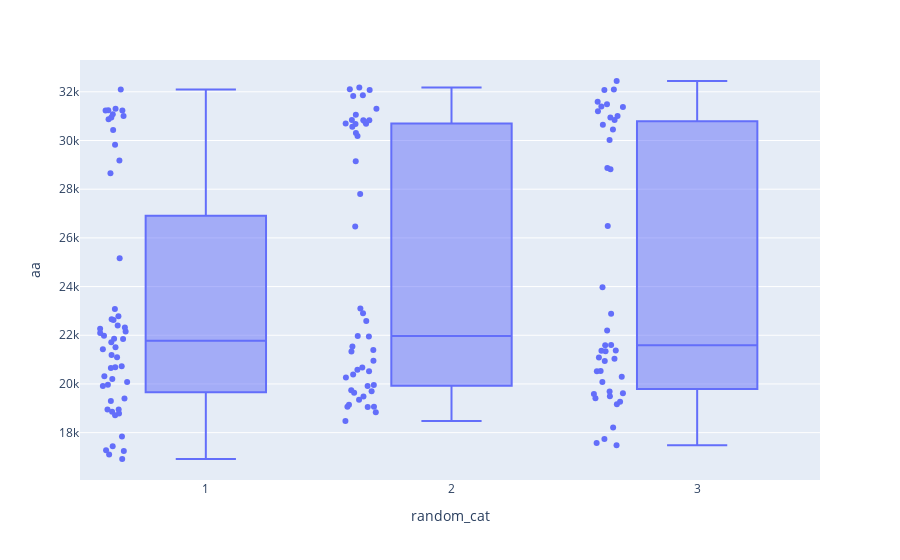

The notebook cell saved with this chart:
### Markdown cell above
# boxplot

### Code cell
fig = px.box(nifty_data, x="random_cat", y="aa", points="all")
fig.show()

### Figure 1 — Plotly figure (JSON) as saved in the notebook; plotly's stock layout.template omitted (floating-point values rounded to 4 significant figures; data arrays with more than 128 entries replaced by an {"elided": "..."} marker saying what was removed)
{"data": [{"alignmentgroup": "True", "boxpoints": "all", "hovertemplate": "random_cat=%{x}<br>aa=%{y}<extra></extra>", "legendgroup": "", "marker": {"color": "#636efa"}, "name": "", "notched": false, "offsetgroup": "", "orientation": "v", "showlegend": false, "type": "box", "x": {"elided": "142 int values"}, "x0": " ", "xaxis": "x", "y": {"elided": "142 float values"}, "y0": " ", "yaxis": "y"}], "layout": {"boxmode": "group", "legend": {"tracegroupgap": 0}, "margin": {"t": 60}, "xaxis": {"anchor": "y", "domain": [0, 1], "title": {"text": "random_cat"}}, "yaxis": {"anchor": "x", "domain": [0, 1], "title": {"text": "aa"}}}}
